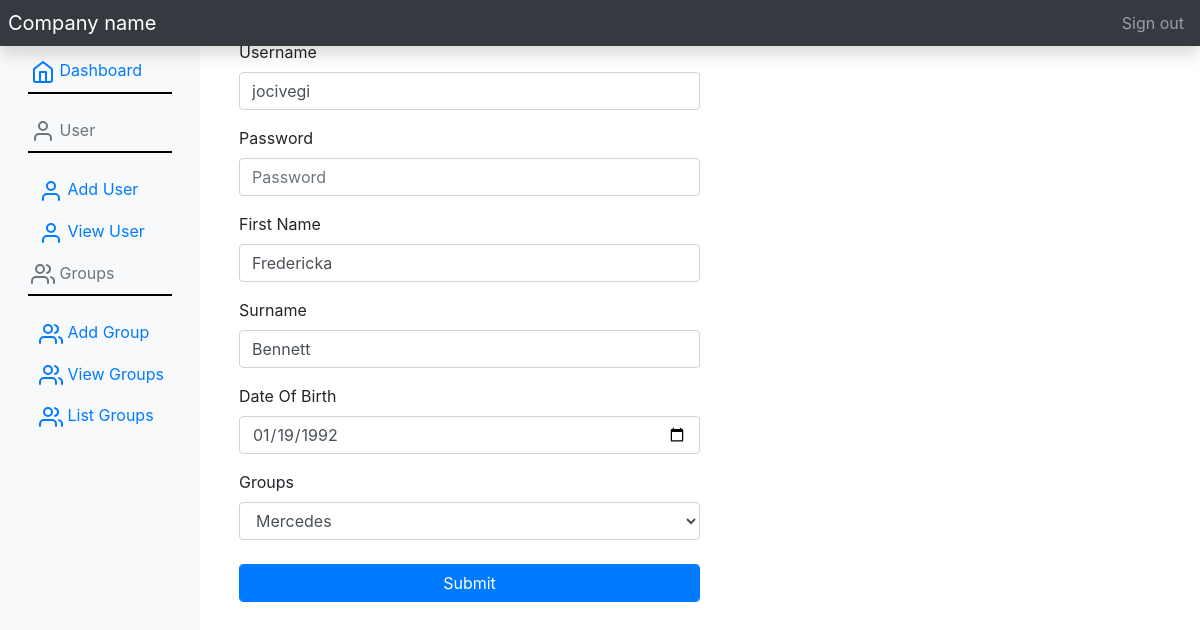
The app's page /i/index.php?edit_user=5 with its own data.
### tables this page shows
CREATE TABLE `users` (
  `id` int(11) NOT NULL,
  `username` varchar(255) NOT NULL,
  `password` varchar(255) NOT NULL,
  `name` varchar(255) NOT NULL,
  `surname` varchar(255) NOT NULL,
  `dob` date NOT NULL,
  `user_group_id` int(11) DEFAULT NULL
);

CREATE TABLE `user_group` (
  `id` int(11) NOT NULL,
  `group_name` varchar(150) NOT NULL
);

### core/init.php (called while the page is built, shortened)
<?php
global $pdo;
$getFromU = new User($pdo);

### core/libraries/User.php (called while the page is built, shortened)
<?php
class User {
	protected $pdo;
	public function __construct($pdo) {
		$this->pdo = $pdo;
	}
	public function userDataWithGroup($user_id){
		$stmt = $this->pdo->prepare("SELECT users.id, users.username, users.name, users.surname, users.dob, users.user_group_id, user_group.group_name FROM `users` join `user_group` ON users.user_group_id = user_group.id WHERE users.id = :user_id");
		$stmt->bindParam(":user_id", $user_id,  PDO::PARAM_STR);
		$stmt->execute();
		return $stmt->fetch(PDO::FETCH_OBJ);
	}
	public function getGroups(){
		$stmt = $this->pdo->prepare("SELECT * FROM `user_group`");
		$stmt->execute();
		return $stmt->fetchAll(PDO::FETCH_OBJ);
	}
}
?>

### i/views/dashboard/user/edit_user.php (the view, shortened to what this page needs)
<?php
if(isset($_GET['edit_user'])){
    $user_id = $_GET['edit_user'];
   $user_data = $getFromU->userDataWithGroup($user_id);
   $groups = $getFromU->getGroups();
   ?>
<div class="container">
    <form method="POST">
        <div class="form-group">
            <label>Username</label>
            <input type="text" class="form-control w-50" placeholder="Enter Username" name="username"
                value="<?= $user_data->username;?>">
        </div>
        <div class="form-group">
            <label>Password</label>
            <input type="text" class="form-control w-50" placeholder="Password" name="password">
        </div>
        <div class="form-group">
            <label>First Name</label>
            <input type="text" class="form-control w-50" placeholder="First Name" name="firstname"
                value="<?= $user_data->name?>">
        </div>
        <div class="form-group">
            <label>Surname</label>
            <input type="text" class="form-control w-50" placeholder="Surname" name="lastname"
                value="<?= $user_data->surname?>">
        </div>
        <div class="form-group">
            <label>Date Of Birth</label>
            <input type="date" class="form-control w-50" name="dob" value="<?= $user_data->dob;?>">
        </div>
        <div class="form-group">
            <label>Groups</label>
            <select class=" form-control form-control-md w-50" name="group">
                <?php
                if(!empty($groups)){
                foreach($groups as $group): ?>
                <option value="<?= $group->id; ?>"
                    <?php if($user_data->user_group_id == $group->id){ echo 'selected';} ?>>
                    <?= $group->group_name;?></option>
                <?php
            endforeach;
         } ?>
            </select>
        </div>
        <div class="form-group">
            <button type="submit" class="btn btn-primary mt-2 form-control w-50" name="editUser">Submit</button>
        </div>
    </form>
</div>
<?php
}

### i/index.php (shortened to what this page needs)
<?php include '../core/init.php';
?>
<!DOCTYPE html>
<html lang="en">
<head>
    <link rel="stylesheet" href="https://cdn.jsdelivr.net/npm/bootstrap@4.6.1/dist/css/bootstrap.min.css">
    <link rel="stylesheet" href="/assets/css/dashboard.css" type="text/html" />
</head>
<body>
    <?php include './views/sidebar.php' ?>
    <main role="main" class="col-md-9 ml-sm-auto col-lg-10 px-4 mt-4">
        <div class="d-flex justify-content-between flex-wrap flex-md-nowrap align-items-center pt-3 pb-2 mb-3">
            <?php
foreach($_GET as $key => $val){
    switch ($key) {
        case 'edit_user':
            include 'views/dashboard/user/edit_user.php';
            break;
    }
}
	?>
        </div>
    </main>
    </div>
    </div>
</body>
</html>

### records on screen
users: username "jocivegi", firstname "Fredericka", lastname "Bennett", dob "01/19/1992", group "Mercedes"
